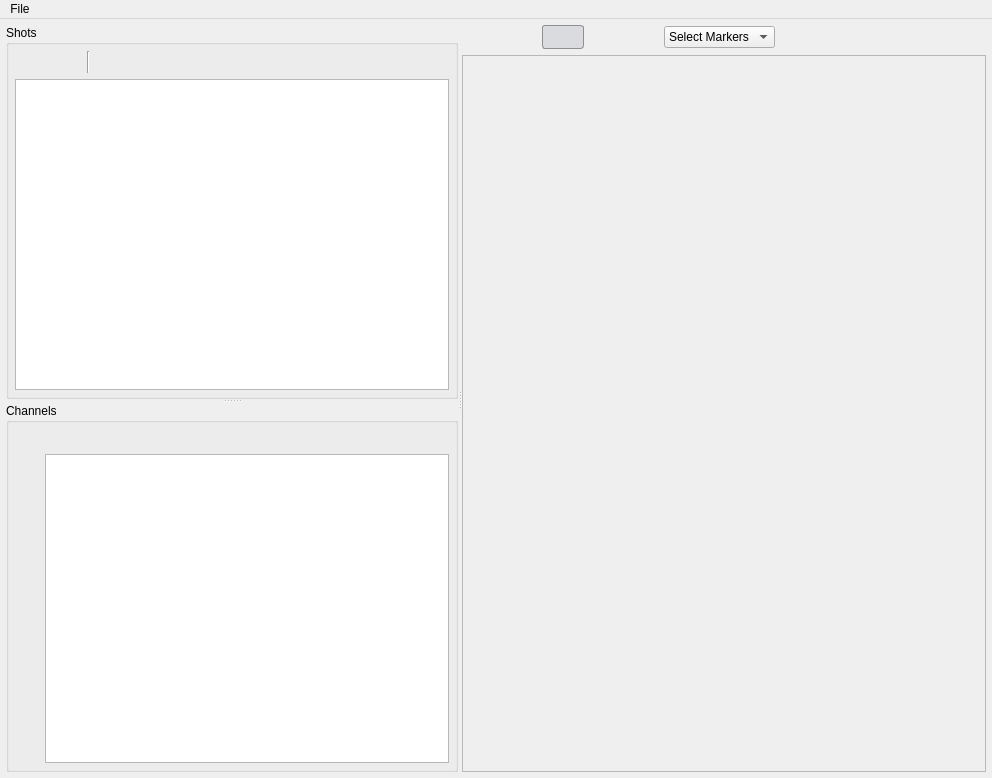
<?xml version="1.0" encoding="UTF-8"?>
<ui version="4.0">
 <class>MainWindow</class>
 <widget class="QMainWindow" name="MainWindow">
  <property name="geometry">
   <rect>
    <x>0</x>
    <y>0</y>
    <width>992</width>
    <height>778</height>
   </rect>
  </property>
  <property name="windowTitle">
   <string>runviewer - the labscript suite</string>
  </property>
  <property name="windowIcon">
   <iconset>
    <normaloff>:/qtutils/custom/runviewer.png</normaloff>:/qtutils/custom/runviewer.png</iconset>
  </property>
  <property name="tabShape">
   <enum>QTabWidget::Rounded</enum>
  </property>
  <widget class="QWidget" name="centralwidget">
   <property name="styleSheet">
    <string notr="true">QPushButton {
     border: none;
     padding: 4px;
 }

QPushButton:hover {
     background-color: qlineargradient(x1: 0, y1: 0, x2: 0, y2: 1,
                                       stop: 0 #f6f7fa, stop: 1 #dadbde);
     border: 1px solid #8f8f91;
     border-radius: 3px;
 }

 QPushButton:pressed {
     background-color: qlineargradient(x1: 0, y1: 0, x2: 0, y2: 1,
                                       stop: 0 #dadbde, stop: 1 #f6f7fa);
     border: 1px solid #8f8f91;
     border-radius: 3px;
 }

QPushButton:checked {
     background-color: #dadbde;
     border: 1px solid #8f8f91;
     border-radius: 3px;
 }

QPushButton:hover:checked {
     background-color: qlineargradient(x1: 0, y1: 0, x2: 0, y2: 1,
                                       stop: 0 #dadbde, stop: 1 #f6f7fa);
     border: 1px solid #8f8f91;
     border-radius: 3px;
 }

QToolButton {
     border: none;
     padding: 2px;
 }

QToolButton:hover {
     background-color: qlineargradient(x1: 0, y1: 0, x2: 0, y2: 1,
                                       stop: 0 #f6f7fa, stop: 1 #dadbde);
     border: 1px solid #8f8f91;
     border-radius: 3px;
 }

 QToolButton:pressed {
     background-color: qlineargradient(x1: 0, y1: 0, x2: 0, y2: 1,
                                       stop: 0 #dadbde, stop: 1 #f6f7fa);
     border: 1px solid #8f8f91;
     border-radius: 3px;
 }

QToolButton:checked {
     background-color: #dadbde;
     border: 1px solid #8f8f91;
     border-radius: 3px;
 }

QToolButton:hover:checked {
     background-color: qlineargradient(x1: 0, y1: 0, x2: 0, y2: 1,
                                       stop: 0 #dadbde, stop: 1 #f6f7fa);
     border: 1px solid #8f8f91;
     border-radius: 3px;
 }</string>
   </property>
   <layout class="QVBoxLayout" name="verticalLayout_6">
    <property name="leftMargin">
     <number>6</number>
    </property>
    <property name="topMargin">
     <number>6</number>
    </property>
    <property name="rightMargin">
     <number>6</number>
    </property>
    <property name="bottomMargin">
     <number>6</number>
    </property>
    <item>
     <widget class="QSplitter" name="splitter">
      <property name="orientation">
       <enum>Qt::Horizontal</enum>
      </property>
      <widget class="QSplitter" name="splitter_2">
       <property name="orientation">
        <enum>Qt::Vertical</enum>
       </property>
       <widget class="QGroupBox" name="groupBox">
        <property name="title">
         <string>Shots</string>
        </property>
        <layout class="QVBoxLayout" name="verticalLayout_4">
         <property name="leftMargin">
          <number>6</number>
         </property>
         <property name="topMargin">
          <number>6</number>
         </property>
         <property name="rightMargin">
          <number>6</number>
         </property>
         <property name="bottomMargin">
          <number>6</number>
         </property>
         <item>
          <layout class="QHBoxLayout" name="horizontalLayout">
           <item>
            <widget class="QPushButton" name="add_shot">
             <property name="maximumSize">
              <size>
               <width>30</width>
               <height>16777215</height>
              </size>
             </property>
             <property name="toolTip">
              <string>Add new shots</string>
             </property>
             <property name="text">
              <string/>
             </property>
            </widget>
           </item>
           <item>
            <widget class="QPushButton" name="remove_shots">
             <property name="maximumSize">
              <size>
               <width>30</width>
               <height>16777215</height>
              </size>
             </property>
             <property name="toolTip">
              <string>Remove selected shots</string>
             </property>
             <property name="text">
              <string/>
             </property>
            </widget>
           </item>
           <item>
            <widget class="Line" name="line">
             <property name="orientation">
              <enum>Qt::Vertical</enum>
             </property>
            </widget>
           </item>
           <item>
            <widget class="QPushButton" name="enable_selected_shots">
             <property name="toolTip">
              <string>Tick selected shots</string>
             </property>
             <property name="text">
              <string/>
             </property>
            </widget>
           </item>
           <item>
            <widget class="QPushButton" name="disable_selected_shots">
             <property name="toolTip">
              <string>Untick selected shots</string>
             </property>
             <property name="text">
              <string/>
             </property>
            </widget>
           </item>
           <item>
            <spacer name="horizontalSpacer">
             <property name="orientation">
              <enum>Qt::Horizontal</enum>
             </property>
             <property name="sizeHint" stdset="0">
              <size>
               <width>40</width>
               <height>20</height>
              </size>
             </property>
            </spacer>
           </item>
          </layout>
         </item>
         <item>
          <widget class="QTreeView" name="shot_treeview">
           <property name="editTriggers">
            <set>QAbstractItemView::DoubleClicked|QAbstractItemView::EditKeyPressed|QAbstractItemView::SelectedClicked</set>
           </property>
           <property name="selectionMode">
            <enum>QAbstractItemView::ExtendedSelection</enum>
           </property>
           <property name="textElideMode">
            <enum>Qt::ElideLeft</enum>
           </property>
          </widget>
         </item>
        </layout>
       </widget>
       <widget class="QGroupBox" name="groupBox_2">
        <property name="title">
         <string>Channels</string>
        </property>
        <layout class="QGridLayout" name="gridLayout">
         <property name="leftMargin">
          <number>3</number>
         </property>
         <property name="topMargin">
          <number>6</number>
         </property>
         <property name="rightMargin">
          <number>6</number>
         </property>
         <property name="bottomMargin">
          <number>6</number>
         </property>
         <property name="spacing">
          <number>3</number>
         </property>
         <item row="0" column="1">
          <layout class="QHBoxLayout" name="horizontalLayout_2">
           <item>
            <widget class="QPushButton" name="group_channel">
             <property name="toolTip">
              <string>Group selected channels</string>
             </property>
             <property name="text">
              <string/>
             </property>
            </widget>
           </item>
           <item>
            <widget class="QPushButton" name="delete_group">
             <property name="toolTip">
              <string>Delete selected group</string>
             </property>
             <property name="text">
              <string/>
             </property>
            </widget>
           </item>
           <item>
            <spacer name="horizontalSpacer_2">
             <property name="orientation">
              <enum>Qt::Horizontal</enum>
             </property>
             <property name="sizeHint" stdset="0">
              <size>
               <width>40</width>
               <height>20</height>
              </size>
             </property>
            </spacer>
           </item>
          </layout>
         </item>
         <item row="1" column="1">
          <widget class="QTreeView" name="channel_treeview">
           <property name="editTriggers">
            <set>QAbstractItemView::NoEditTriggers</set>
           </property>
           <property name="selectionMode">
            <enum>QAbstractItemView::ExtendedSelection</enum>
           </property>
           <property name="sortingEnabled">
            <bool>false</bool>
           </property>
          </widget>
         </item>
         <item row="1" column="0">
          <layout class="QVBoxLayout" name="verticalLayout">
           <item>
            <spacer name="verticalSpacer_2">
             <property name="orientation">
              <enum>Qt::Vertical</enum>
             </property>
             <property name="sizeHint" stdset="0">
              <size>
               <width>20</width>
               <height>40</height>
              </size>
             </property>
            </spacer>
           </item>
           <item>
            <widget class="QPushButton" name="channel_move_to_top">
             <property name="maximumSize">
              <size>
               <width>30</width>
               <height>16777215</height>
              </size>
             </property>
             <property name="toolTip">
              <string>Move to top</string>
             </property>
             <property name="text">
              <string/>
             </property>
            </widget>
           </item>
           <item>
            <widget class="QPushButton" name="channel_move_up">
             <property name="maximumSize">
              <size>
               <width>30</width>
               <height>16777215</height>
              </size>
             </property>
             <property name="toolTip">
              <string>Move up</string>
             </property>
             <property name="text">
              <string/>
             </property>
            </widget>
           </item>
           <item>
            <widget class="QPushButton" name="channel_move_down">
             <property name="maximumSize">
              <size>
               <width>30</width>
               <height>16777215</height>
              </size>
             </property>
             <property name="toolTip">
              <string>Move down</string>
             </property>
             <property name="text">
              <string/>
             </property>
            </widget>
           </item>
           <item>
            <widget class="QPushButton" name="channel_move_to_bottom">
             <property name="maximumSize">
              <size>
               <width>30</width>
               <height>16777215</height>
              </size>
             </property>
             <property name="toolTip">
              <string>Move to bottom</string>
             </property>
             <property name="text">
              <string/>
             </property>
            </widget>
           </item>
           <item>
            <spacer name="verticalSpacer">
             <property name="orientation">
              <enum>Qt::Vertical</enum>
             </property>
             <property name="sizeHint" stdset="0">
              <size>
               <width>20</width>
               <height>40</height>
              </size>
             </property>
            </spacer>
           </item>
          </layout>
         </item>
        </layout>
       </widget>
      </widget>
      <widget class="QWidget" name="layoutWidget">
       <layout class="QVBoxLayout" name="verticalLayout_2">
        <property name="spacing">
         <number>6</number>
        </property>
        <property name="leftMargin">
         <number>0</number>
        </property>
        <property name="topMargin">
         <number>0</number>
        </property>
        <property name="rightMargin">
         <number>0</number>
        </property>
        <property name="bottomMargin">
         <number>0</number>
        </property>
        <item>
         <layout class="QHBoxLayout" name="horizontalLayout_3">
          <property name="spacing">
           <number>0</number>
          </property>
          <property name="bottomMargin">
           <number>0</number>
          </property>
          <item>
           <widget class="QPushButton" name="reset_x_axis">
            <property name="toolTip">
             <string>Show all time</string>
            </property>
            <property name="text">
             <string/>
            </property>
           </widget>
          </item>
          <item>
           <widget class="QPushButton" name="reset_y_axis">
            <property name="toolTip">
             <string>Autoscale y-axis</string>
            </property>
            <property name="text">
             <string/>
            </property>
           </widget>
          </item>
          <item>
           <widget class="QPushButton" name="toggle_tooltip">
            <property name="toolTip">
             <string>Enable/Disable Tooltip</string>
            </property>
            <property name="text">
             <string/>
            </property>
            <property name="checkable">
             <bool>true</bool>
            </property>
            <property name="checked">
             <bool>true</bool>
            </property>
           </widget>
          </item>
          <item>
           <widget class="QPushButton" name="linear_time">
            <property name="toolTip">
             <string>Reset time axis</string>
            </property>
            <property name="text">
             <string/>
            </property>
           </widget>
          </item>
          <item>
           <widget class="QPushButton" name="equal_space_time">
            <property name="toolTip">
             <string>Space markers evenly</string>
            </property>
            <property name="checkable">
             <bool>false</bool>
            </property>
           </widget>
          </item>
          <item>
           <widget class="QComboBox" name="markers_comboBox">
            <item>
             <property name="text">
              <string>Select Markers</string>
             </property>
            </item>
           </widget>
          </item>
          <item>
           <spacer name="horizontalSpacer_3">
            <property name="orientation">
             <enum>Qt::Horizontal</enum>
            </property>
            <property name="sizeHint" stdset="0">
             <size>
              <width>40</width>
              <height>20</height>
             </size>
            </property>
           </spacer>
          </item>
         </layout>
        </item>
        <item>
         <widget class="QFrame" name="frame">
          <property name="frameShape">
           <enum>QFrame::StyledPanel</enum>
          </property>
          <property name="frameShadow">
           <enum>QFrame::Plain</enum>
          </property>
          <layout class="QVBoxLayout" name="verticalLayout_10">
           <property name="spacing">
            <number>0</number>
           </property>
           <property name="leftMargin">
            <number>0</number>
           </property>
           <property name="topMargin">
            <number>0</number>
           </property>
           <property name="rightMargin">
            <number>0</number>
           </property>
           <property name="bottomMargin">
            <number>0</number>
           </property>
           <item>
            <layout class="QVBoxLayout" name="verticalLayout_9">
             <property name="spacing">
              <number>0</number>
             </property>
             <property name="topMargin">
              <number>0</number>
             </property>
             <property name="bottomMargin">
              <number>0</number>
             </property>
             <item>
              <widget class="QWidget" name="hidden_plot_widget" native="true">
               <property name="sizePolicy">
                <sizepolicy hsizetype="Minimum" vsizetype="Fixed">
                 <horstretch>0</horstretch>
                 <verstretch>0</verstretch>
                </sizepolicy>
               </property>
               <property name="minimumSize">
                <size>
                 <width>0</width>
                 <height>1</height>
                </size>
               </property>
               <layout class="QVBoxLayout" name="verticalLayout_8">
                <property name="spacing">
                 <number>0</number>
                </property>
                <property name="leftMargin">
                 <number>0</number>
                </property>
                <property name="topMargin">
                 <number>0</number>
                </property>
                <property name="rightMargin">
                 <number>0</number>
                </property>
                <property name="bottomMargin">
                 <number>0</number>
                </property>
                <item>
                 <layout class="QVBoxLayout" name="hidden_plot_layout">
                  <property name="spacing">
                   <number>0</number>
                  </property>
                  <property name="bottomMargin">
                   <number>0</number>
                  </property>
                 </layout>
                </item>
               </layout>
              </widget>
             </item>
             <item>
              <widget class="QScrollArea" name="scrollArea_2">
               <property name="frameShape">
                <enum>QFrame::NoFrame</enum>
               </property>
               <property name="verticalScrollBarPolicy">
                <enum>Qt::ScrollBarAsNeeded</enum>
               </property>
               <property name="horizontalScrollBarPolicy">
                <enum>Qt::ScrollBarAlwaysOff</enum>
               </property>
               <property name="widgetResizable">
                <bool>true</bool>
               </property>
               <widget class="QWidget" name="scrollAreaWidgetContents_6">
                <property name="geometry">
                 <rect>
                  <x>0</x>
                  <y>0</y>
                  <width>481</width>
                  <height>706</height>
                 </rect>
                </property>
                <layout class="QVBoxLayout" name="verticalLayout_5">
                 <property name="spacing">
                  <number>0</number>
                 </property>
                 <property name="leftMargin">
                  <number>0</number>
                 </property>
                 <property name="topMargin">
                  <number>0</number>
                 </property>
                 <property name="rightMargin">
                  <number>0</number>
                 </property>
                 <property name="bottomMargin">
                  <number>0</number>
                 </property>
                 <item>
                  <layout class="QVBoxLayout" name="verticalLayout_3">
                   <property name="spacing">
                    <number>0</number>
                   </property>
                   <item>
                    <layout class="QVBoxLayout" name="plot_layout">
                     <property name="spacing">
                      <number>0</number>
                     </property>
                    </layout>
                   </item>
                   <item>
                    <spacer name="verticalSpacer_3">
                     <property name="orientation">
                      <enum>Qt::Vertical</enum>
                     </property>
                     <property name="sizeHint" stdset="0">
                      <size>
                       <width>20</width>
                       <height>40</height>
                      </size>
                     </property>
                    </spacer>
                   </item>
                  </layout>
                 </item>
                </layout>
               </widget>
              </widget>
             </item>
            </layout>
           </item>
          </layout>
         </widget>
        </item>
       </layout>
      </widget>
     </widget>
    </item>
   </layout>
  </widget>
  <widget class="QMenuBar" name="menubar">
   <property name="geometry">
    <rect>
     <x>0</x>
     <y>0</y>
     <width>992</width>
     <height>21</height>
    </rect>
   </property>
   <widget class="QMenu" name="menuFile">
    <property name="title">
     <string>File</string>
    </property>
    <addaction name="actionOpen_Shot"/>
    <addaction name="separator"/>
    <addaction name="actionLoad_channel_config"/>
    <addaction name="actionSave_channel_config"/>
    <addaction name="separator"/>
    <addaction name="actionQuit"/>
   </widget>
   <addaction name="menuFile"/>
  </widget>
  <action name="actionOpen_Shot">
   <property name="text">
    <string>Open Shot</string>
   </property>
  </action>
  <action name="actionSave_runviewer_state">
   <property name="text">
    <string>Save runviewer state</string>
   </property>
  </action>
  <action name="actionLoad_runviewer_state">
   <property name="text">
    <string>Load runviewer state</string>
   </property>
  </action>
  <action name="actionQuit">
   <property name="text">
    <string>Quit</string>
   </property>
  </action>
  <action name="actionLoad_channel_config">
   <property name="text">
    <string>Load channel config</string>
   </property>
  </action>
  <action name="actionSave_channel_config">
   <property name="text">
    <string>Save channel config</string>
   </property>
  </action>
 </widget>
 <resources>
  <include location="../../Anaconda/Lib/site-packages/qtutils/icons/icons.qrc"/>
 </resources>
 <connections/>
</ui>
